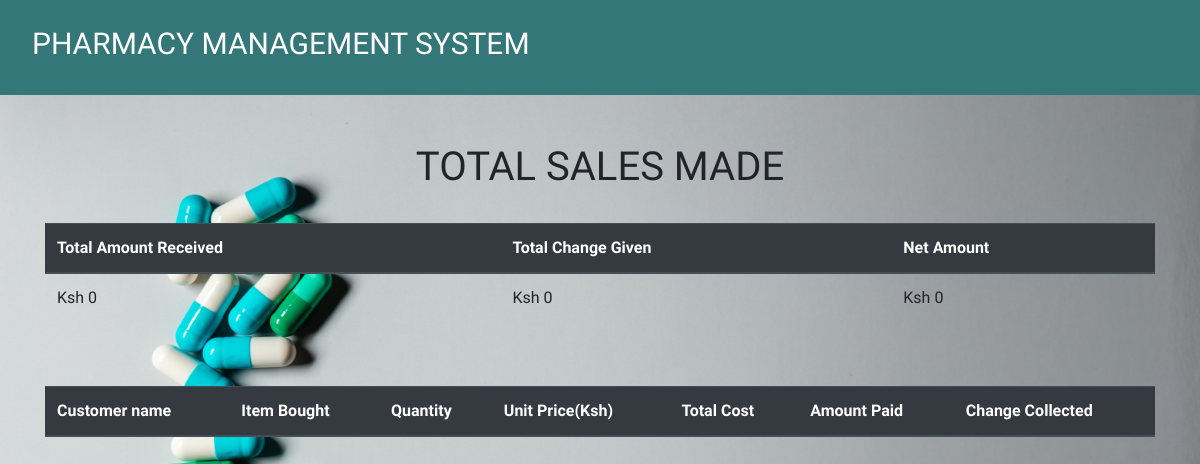
/all_sales/, run on an earlier commit of the app's database.
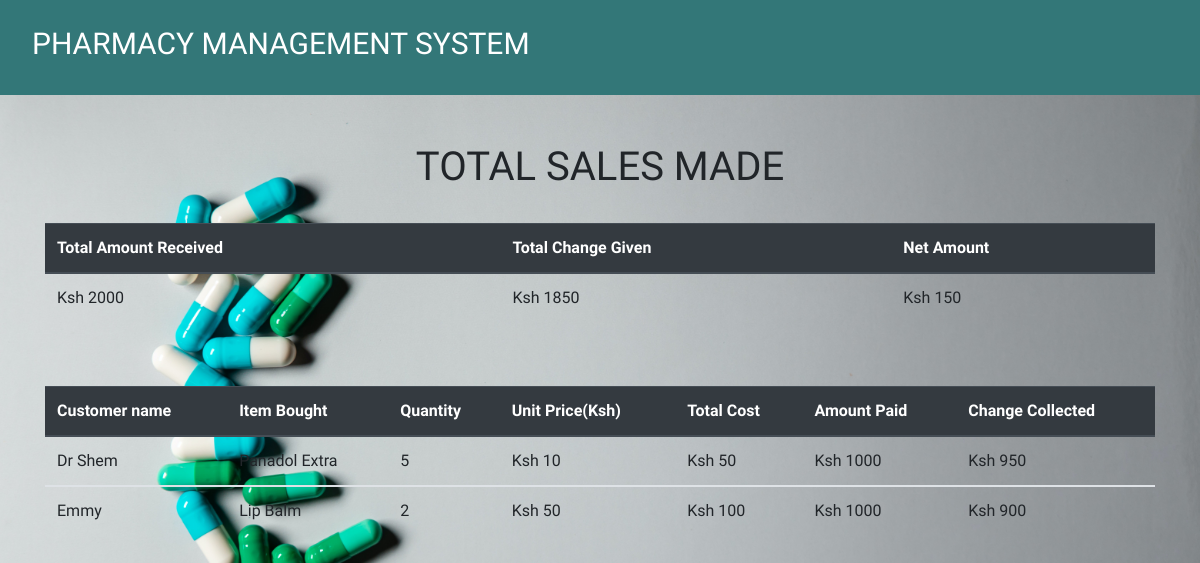
And on a later commit of the database.
### product_app/models.py (models this page shows, shortened)
class Sale(models.Model):
    item = models.ForeignKey(Product, on_delete = models.CASCADE)
    quantity = models.IntegerField(default = 0, null = True, blank = True)
    amount_received = models.IntegerField(default = 0, null = True, blank = True)
    issued_to = models.CharField(max_length = 50, null = True, blank = True)
    unit_price = models.IntegerField(default = 0, null = True, blank = True)
    def get_total(self):
        total = self.quantity * self.item.unit_price
        return int(total)
    def get_change(self):
        change = self.get_total() - self.amount_received
        return abs(int(change))

class Product(models.Model):
    category_name = models.ForeignKey(Category, on_delete = models.CASCADE,null = True, blank = True )
    item_name = models.CharField(max_length = 50, null = True, blank = True)
    total_quantity = models.IntegerField(default = 0, null = True, blank = True)
    issued_quantity = models.IntegerField(default = 0, null = True, blank = True)
    received_quantity = models.IntegerField(default = 0, null = True, blank = True)
    unit_price = models.IntegerField(default=0, null=True, blank=True)
    def __str__(self):
        return self.item_name

### product_app/views.py (the view)
# urls.py: path('all_sales/', views.all_sales, name = 'all_sales')
def all_sales(request):
    sales = Sale.objects.all()
    total  = sum([items.amount_received for items in sales])
    change = sum([items.get_change() for items in sales])
    net = total - change
    return render(request, 'products/all_sales.html',
     {
     'sales': sales,
     'total': total,
     'change': change,
     'net': net,
      })

### templates/products/all_sales.html
{% extends 'products/base.html'%} {% block content%}
<br></br>
<div class = "container">
<h1 class = "text-center">TOTAL SALES MADE</h1><br>
  <table class="table">
    <thead class="thead-dark">
      <tr>
        <th scope="col">Total Amount Received</th>
        <th scope="col">Total Change Given</th>
        <th scope="col">Net Amount</th>
      </tr>
    </thead>
    <tbody>
      <tr>
        <td>Ksh {{total}}</td>
        <td>Ksh {{change}}</td>
        <td>Ksh {{net}}</td>
      </tr>
    </tbody>
  </table>
</div>
<br></br>
<div class = "container">
  <table class="table">
    <thead class="thead-dark">
      <tr>
        <th scope="col">Customer name</th>
        <th scope="col">Item Bought</th>
        <th scope="col">Quantity</th>
        <th scope="col">Unit Price(Ksh)</th>
        <th scope="col">Total Cost</th>
        <th scope="col">Amount Paid</th>
        <th scope="col">Change Collected</th>
      </tr>
    </thead>
    {% for sale in sales %}
    <tbody>
      <tr>
        <td>{{sale.issued_to | title}}</td>
        <td>{{sale.item | title}}</td>
        <td>{{sale.quantity}}</td>
        <td>Ksh {{sale.unit_price}}</td>
        <td>Ksh {{sale.get_total}}</td>
        <td>Ksh {{sale.amount_received}}</td>
        <td>Ksh {{sale.get_change}}</td>
      </tr>
    </tbody>
    {% endfor %}
  </table>
</div>
{% endblock%}

What changed in the data, as far as the page shows it:
added Sale: issued_to "Dr Shem", item "Panadol Extra", quantity "5", unit_price "10", get_total "50", amount_received "1000", get_change "950"
added Sale: issued_to "Emmy", item "Lip Balm", quantity "2", unit_price "50", get_total "100", amount_received "1000", get_change "900"
Also different on the page:
{{ total }}: "0" → "2000"
{{ change }}: "0" → "1850"
{{ net }}: "0" → "150"
